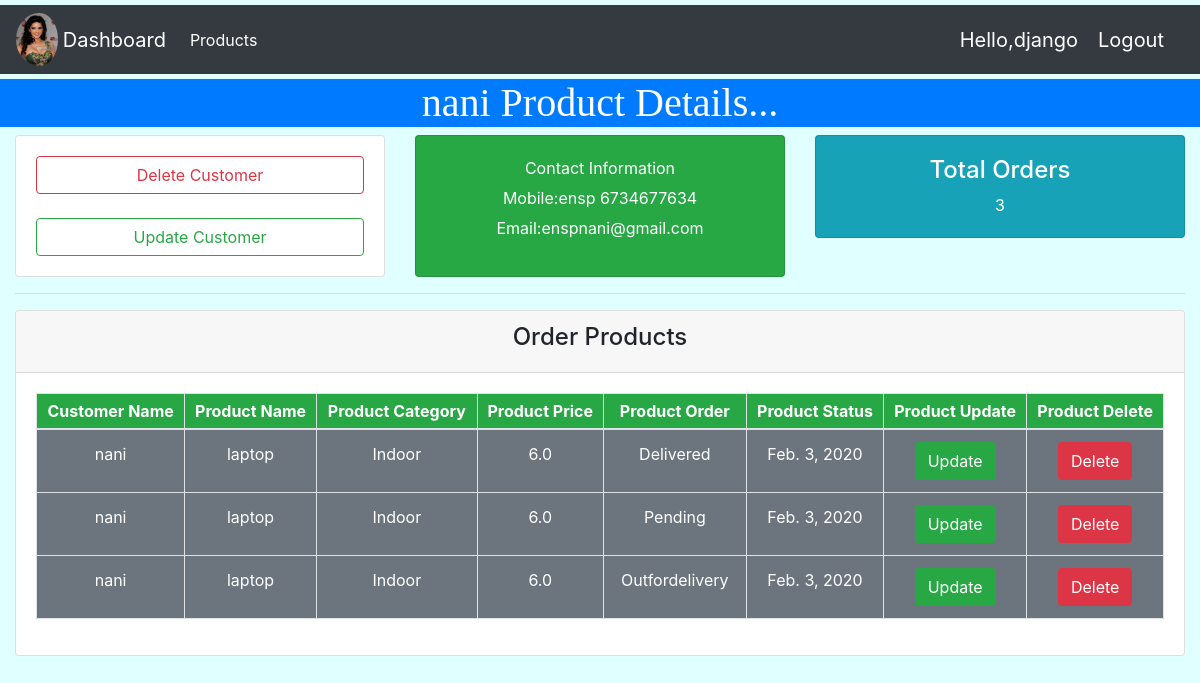
Screenshot of /customer/12 (signed in) with the database file from the repository.
### account/models.py (models this page shows, shortened)
class Customers(models.Model):
    name = models.CharField(max_length=100, null=True)
    emil = models.EmailField(max_length=100, null=True)
    mobile = models.BigIntegerField(null=True)
    created_date = models.DateField(auto_now_add=True, null=True)

class Orders(models.Model):
    STATUS = (
        ('Delivered', 'Delivered'),
        ('Pending', 'Pending'),
        ('Outfordelivery', 'Outfordelivery')
    )
    customer = models.ForeignKey(Customers, on_delete=models.CASCADE) #check
    product = models.ForeignKey(Products, on_delete=models.CASCADE)   ##check
    created_date = models.DateField(auto_now_add=True, null=True)
    status = models.CharField(max_length=100,choices=STATUS)

class Products(models.Model):
    CATEGORY = (
        ('Indoor', 'Indoor'),
        ('Outdoor', 'Outdoor'),
        ('Anywhere', 'Anywhere')
    )
    name = models.CharField(max_length=100)
    price = models.FloatField(null=True)
    created_date = models.DateField(auto_now_add=True, null=True)
    description = models.CharField(max_length=100,null=True,blank=True)
    category = models.CharField(max_length=100,choices=CATEGORY)
    def __str__(self):
        return self.name

### account/views.py (the view)
# urls.py: path('customer/<str_pk>', views.customers, name='customer'),
def customers(request, str_pk):
    customers = Customers.objects.get(id=str_pk)
    orders = customers.orders_set.all()
    total_orders = orders.count()
    context = {'customers': customers, 'orders': orders, 'total_orders': total_orders}
    return render(request, 'crmaccounts/customers.html', context)

### templates/crmaccounts/customers.html (shortened to what this page needs)
{% extends 'crmaccounts/base.html' %}
{% block content %}
<h1 id="h11" class="bg-primary text-white text-center">{{ customers.name }} Product Details...</h1>
<div class="container-fluid">
    <div class="row">
        <div class="col-md">
            <div class="card card-sm text-white">
                <div class="card-body">
                    <a href="{% url 'delete_customer' customers.id %}" class="btn btn-outline-danger btn-block">Delete Customer</a><br>
                    <a href="{% url 'update_customer' customers.id %}" class="btn btn-outline-success btn-block">Update Customer</a>
                </div>
            </div>
        </div>
        <div class="col-md">
            <div class="card card-sm bg-success text-white">
                <div class="card-body">
                    <p class="text-center">Contact Information</p>
                    <center>
                        <p class="p1">Mobile:ensp {{ customers.mobile }}</p>
                        <p class="p1">Email:ensp{{ customers.emil }}</p>
                    </center>
                </div>
            </div>
        </div>
        <div class="col-md">
            <div class="card card-sm bg-info text-center text-white">
                <div class="card-body">
                    <h4>Total Orders</h4>
                    {{ total_orders }}
                </div>
            </div>
        </div>
    </div>
        <hr>
    <div class="row">
        <div class="col-md">
            <div class="card">
                <div class="card-header">
                    <h4 class="text-center">Order Products</h4>
                </div>
                <div class="card-body">
                    <table class="table table-bordered text-center table-hover ">
                        <thead class="table-sm">
                        <tr class="bg-success text-white text-center">
                            <th>Customer Name</th>
                            <th>Product Name</th>
                            <th>Product Category</th>
                            <th>Product Price</th>
                            <th>Product Order</th>
                            <th>Product Status</th>
                            <th>Product Update</th>
                            <th>Product Delete</th>
                        </tr>
                        </thead>
                        <tbody class="bg-secondary text-white">
                        {% for order in orders %}
                            <tr class="text-center">
                                <td>{{ order.customer.name }}</td>
                                <td>{{ order.product }}</td>
                                <td>{{ order.product.category }}</td>
                                <td>{{ order.product.price }}</td>
                                <td>{{ order.status }}</td>
                                <td>{{ order.created_date }}</td>
                                <td><a href="{% url 'update_product' order.customer.id %}" class="text-white btn bg-success">Update</a></td>
                                <td><a href="{% url 'delete_product' order.customer.id %}" class="text-white btn bg-danger">Delete</a></td>
                            </tr>
                        {% endfor %}
                        </tbody>
                    </table>
                </div>
            </div>
        </div>
    </div>
</div>
{% endblock %}

### templates/crmaccounts/navbar.html (shortened to what this page needs)
{% load static %}
<!DOCTYPE html>
<html lang="en">
<head>
    <link rel="stylesheet" href="https://maxcdn.bootstrapcdn.com/bootstrap/4.4.1/css/bootstrap.min.css">
</head>
<body>
{% block content %}
<nav class="navbar navbar-expand-lg navbar-dark bg-dark">
    <img src="{% static 'images/sunny.jpg' %}" style="height: 4%; width: 4%; border-radius: 50%;padding-right: 5px">
  <a class="navbar-brand" href="{% url 'home' %}">Dashboard</a>
  <div class="collapse navbar-collapse" id="navbarNav">
    <ul class="navbar-nav">
      <li class="nav-item active">
        <a class="nav-link" href="{% url 'product' %}">Products</a>
      </li>
    </ul>
  </div>
<span id="s1">Hello,{{ request.user }}</span>
<span id="s2">Logout</span>
</nav>
{% endblock %}
</body>
</html>

### templates/crmaccounts/navbar.html (style rules this page uses)
nav { margin-top: 5px; margin-bottom: 5px; }
#s1,#s2 { color: white;margin-right: 20px;font-size: 20px }

### templates/crmaccounts/customers.html (style rules this page uses)
.p1 { margin-top: -10px }
#h11 { margin-top: 5px; font-family: "Edwardian Script ITC"; }
body { background-color: lightcyan; }

### rows the page displays
Customers: name "nani", mobile "6734677634", emil "nani@gmail.com"
Orders: customer.name "nani", product "laptop", product.category "Indoor", product.price "6.0", status "Delivered", created_date "Feb. 3, 2020"
Orders: customer.name "nani", product "laptop", product.category "Indoor", product.price "6.0", status "Pending", created_date "Feb. 3, 2020"
Orders: customer.name "nani", product "laptop", product.category "Indoor", product.price "6.0", status "Outfordelivery", created_date "Feb. 3, 2020"

### other values shown
{{ request.user }} "django"
{{ total_orders }} "3"
